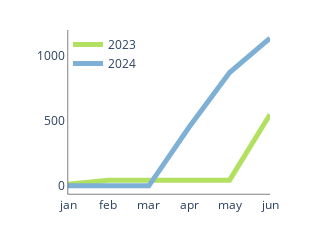

The cell this chart's notebook holds for it:
### Code cell
month_2023 = calculate_monthly_metrics(df, year=2023)
month_2024 = calculate_monthly_metrics(df, year=2024)

# Add cumsum columns
add_cumsum_columns(month_2023)
add_cumsum_columns(month_2024)

# Slice data to get year-to-date (YTD)
month_2023_slice = month_2023.iloc[:current_month]
month_2024_slice = month_2024.iloc[:current_month]


# Common plot parameters
colors = ["#b2e061", "#7eb0d5"]
linewidth = 5
linecolor = "black"
height = 250
width = 300
bgcolor = "rgba(0,0,0,0)"


def generate_distance_plot(month_2023_slice, month_2024_slice):
    fig = go.Figure()

    fig.add_trace(
        go.Scatter(
            x=month_2023_slice.index,
            y=month_2023_slice["cumsum_total_distance"],
            mode="lines",
            line=dict(color=colors[0], width=linewidth),
            name="2023",
        )
    )

    fig.add_trace(
        go.Scatter(
            x=month_2024_slice.index,
            y=month_2024_slice["cumsum_total_distance"],
            mode="lines",
            line=dict(color=colors[1], width=linewidth),
            name="2024",
        )
    )

    fig.update_layout(
        height=height,
        width=width,
        title="",
        xaxis_title="",
        yaxis_title="",
        legend=dict(x=0, y=1, xanchor="left", yanchor="top",font=dict(size=12), itemwidth=30, traceorder="normal", bgcolor=bgcolor),
        margin=dict(l=30, r=50, t=30, b=30),
        plot_bgcolor=bgcolor,
        xaxis=dict(showline=True, linecolor=linecolor, linewidth=0.5),
        yaxis=dict(showline=True, linecolor=linecolor, linewidth=0.5),
    )

    fig.show()

generate_distance_plot(month_2023_slice, month_2024_slice)

### Figure 1 — Plotly figure (JSON) as saved in the notebook; plotly's stock layout.template omitted (floating-point values rounded to 4 significant figures)
{"data": [{"line": {"color": "#b2e061", "width": 5}, "mode": "lines", "name": "2023", "type": "scatter", "x": ["jan", "feb", "mar", "apr", "may", "jun"], "y": [11.5, 43.6, 43.6, 43.6, 43.6, 548.7]}, {"line": {"color": "#7eb0d5", "width": 5}, "mode": "lines", "name": "2024", "type": "scatter", "x": ["jan", "feb", "mar", "apr", "may", "jun"], "y": [0, 0, 0, 452.6, 872, 1136.0]}], "layout": {"height": 250, "legend": {"bgcolor": "rgba(0, 0, 0, 0)", "font": {"size": 12}, "itemwidth": 30, "traceorder": "normal", "x": 0, "xanchor": "left", "y": 1, "yanchor": "top"}, "margin": {"b": 30, "l": 30, "r": 50, "t": 30}, "plot_bgcolor": "rgba(0, 0, 0, 0)", "title": {"text": ""}, "width": 300, "xaxis": {"autorange": true, "linecolor": "black", "linewidth": 0.5, "range": [0, 5], "showline": true, "title": {"text": ""}, "type": "category"}, "yaxis": {"autorange": true, "linecolor": "black", "linewidth": 0.5, "range": [-63.13, 1200.0], "showline": true, "title": {"text": ""}, "type": "linear"}}}
